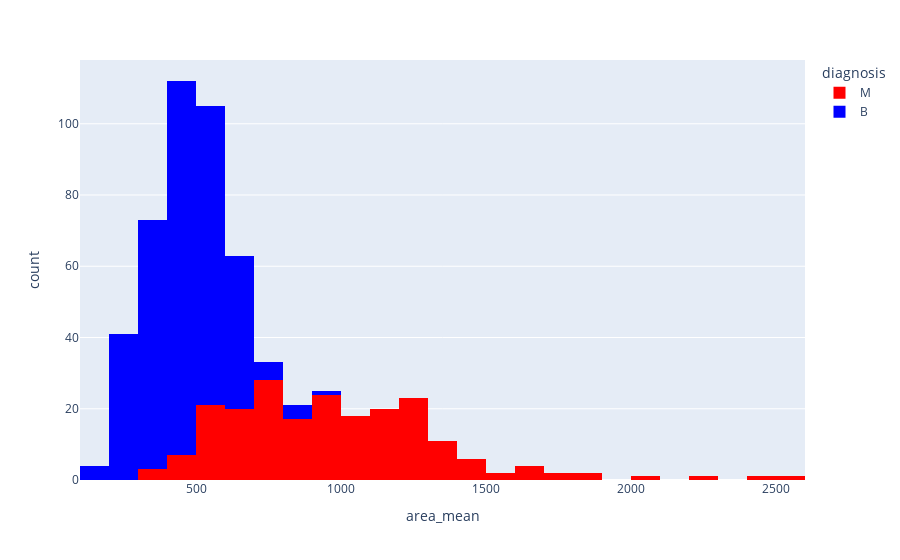

Notebook code for this chart:
### Code cell
px.histogram(
    data_frame=df,
    x=df.area_mean,
    color=df.diagnosis, 
    color_discrete_sequence=['red', 'blue']
)

### Figure 1 — Plotly figure (JSON) as saved in the notebook; plotly's stock layout.template omitted (floating-point values rounded to 4 significant figures; data arrays with more than 128 entries replaced by an {"elided": "..."} marker saying what was removed)
{"data": [{"alignmentgroup": "True", "bingroup": "x", "hovertemplate": "diagnosis=M<br>area_mean=%{x}<br>count=%{y}<extra></extra>", "legendgroup": "M", "marker": {"color": "red", "pattern": {"shape": ""}}, "name": "M", "offsetgroup": "M", "orientation": "v", "showlegend": true, "type": "histogram", "x": {"elided": "212 float values"}, "xaxis": "x", "yaxis": "y"}, {"alignmentgroup": "True", "bingroup": "x", "hovertemplate": "diagnosis=B<br>area_mean=%{x}<br>count=%{y}<extra></extra>", "legendgroup": "B", "marker": {"color": "blue", "pattern": {"shape": ""}}, "name": "B", "offsetgroup": "B", "orientation": "v", "showlegend": true, "type": "histogram", "x": {"elided": "357 float values"}, "xaxis": "x", "yaxis": "y"}], "layout": {"barmode": "relative", "legend": {"title": {"text": "diagnosis"}, "tracegroupgap": 0}, "margin": {"t": 60}, "xaxis": {"anchor": "y", "domain": [0, 1], "title": {"text": "area_mean"}}, "yaxis": {"anchor": "x", "domain": [0, 1], "title": {"text": "count"}}}}
